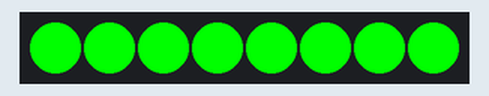
Bench run of a program on a simulated ESP32. Parts: 8 RGB LEDs in strip order, left to right. Dim RGB values are drawn brighter than linear.

Above: at 0.1 s.
At 1.1 s:
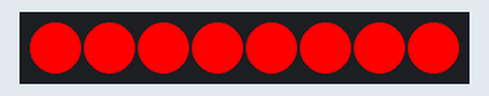
At 2.1 s:
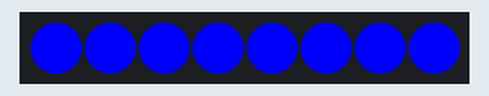
At 3.1 s:
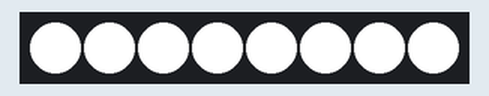
At 4.46 s:
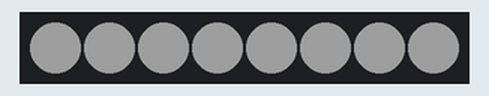
At 9.3 s:
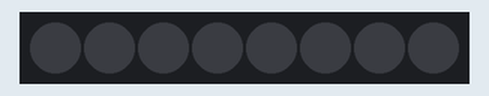
Timing chart, 0 to 40.0 s (numbered marks = the images above):
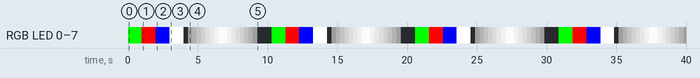

The program:

main.cpp
```cpp
/**
******************************************************************************
* @author	  JSC electronics
* @version  1.0
* @date		  28-01-2025
* @brief	  RGB LED square example
*           This demo shows how to control RGB LED squares using Adafruit_NeoPixel library.
*           Each square has 4 rows with 4 RGB LEDs. Each row is controlled by WS2811 LED driver.
*           That means that individual LEDs can not be adressed (only rows).
*
*           Wiring:
*           - VCC: Connect the VCC pin of the LED squares to 12 V power supply.
*           - GND: Connect the GND pin of the LED squares to the GND of the power supply.
*                  Optionally, you can connect the GND also to the dev board GND.
*           - DIN: Connect the data pin of the LED squares to the dev board GPIO pin (used in this example).
*                  Logic voltage shold be 3 to 5 V DC.
*           - DOUT: Connect the DOUT pin of the LED squares to the DIN pin of the next LED square.
*
*/

#include <Arduino.h>
#include <Adafruit_NeoPixel.h>

#define PIXELS_PER_SQUARE 4
#define NUMBER_OF_SQUARES 2

#define PIN 15

#define DELAYVAL 1000

Adafruit_NeoPixel pixels(NUMBER_OF_SQUARES * PIXELS_PER_SQUARE, PIN, NEO_GRB + NEO_KHZ800);

void setSquareColour(int square, int r, int g, int b);
void setAllSquaresColour(int r, int g, int b);

void setup() {
  pixels.begin();

  pixels.clear();
}

void loop() {
  uint8_t phase,r,g,b;

  // show red
  r = 255;
  g = 0;
  b = 0;
  setAllSquaresColour(r, g, b);
  delay(DELAYVAL);

  // show green
  r = 0;
  g = 255;
  b = 0;
  setAllSquaresColour(r, g, b);
  delay(DELAYVAL);

  // show blue
  r = 0;
  g = 0;
  b = 255;
  setAllSquaresColour(r, g, b);
  delay(DELAYVAL);

  // show white
  r = 255;
  g = 255;
  b = 255;
  setAllSquaresColour(r, g, b);
  delay(DELAYVAL);

  // dim white
  for(int i = 0; i <= 255; i++) {
    r = g = b = i;
    setAllSquaresColour(r, g, b);
    delay(10);
  }

  for(int i = 255; i >= 0; i--) {
    r = g = b = i;
    setAllSquaresColour(r, g, b);
    delay(10);
  }
  delay(DELAYVAL);
}

void setSquareColour(int square, int r, int g, int b) {
  for(int i = 0; i < PIXELS_PER_SQUARE; i++) {
    pixels.setPixelColor(square * PIXELS_PER_SQUARE + i, pixels.Color(g, r, b));
  }
}

void setAllSquaresColour(int r, int g, int b) {
  for(int i = 0; i < NUMBER_OF_SQUARES; i++) {
    setSquareColour(i, r, g, b);
  }
  pixels.show();
}
```

Measured:
- by itself, RGB LED 0–7: off → RGB(0, 255, 0) at 0.00 s, → RGB(255, 0, 0) 1.0 s later, → RGB(0, 0, 255) 1.0 s later, → RGB(255, 255, 255) 1.0 s later, … (90 changes in this stretch)
- by itself, everything shown: repeats every 10.3 s, in 23 steps
- what the display in image 1 shows lasts 1.0 s, from 1.0 s to 2.0 s
